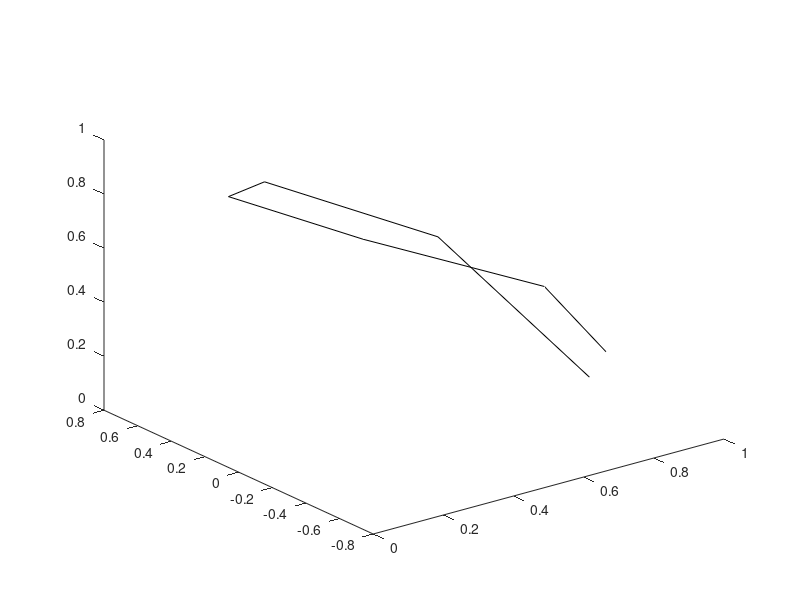

Write the MATLAB code that produced this figure.
% zavd1
u=(0:0.5:pi);
v=(0:0.5:pi);
x = cos(u).*cos(v);
y = cos(u).*sin(v);
z = sin(u).*ones(size(v));
plot3(x,y,z,'k')



